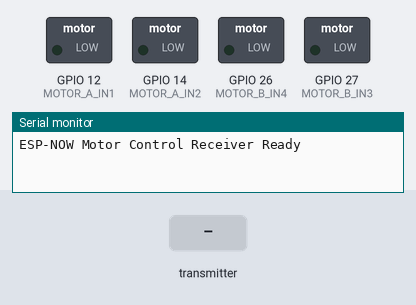
This sketch was run on a simulated ESP32. Shown: switched loads named in the sketch (green lamp = pin HIGH), the last lines printed to the serial monitor. Inputs (shaded band) come from the test bench.

Above: at 1.2 s.
1.3 s: the transmitter starts sending valueX = 1024
At 1.7 s:
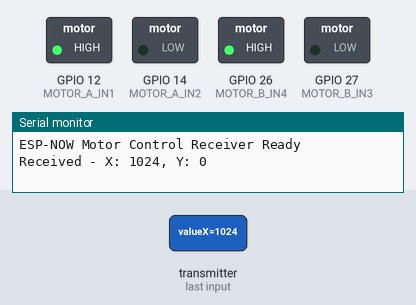
2.8 s: the transmitter starts sending valueY = 1024
At 4.0 s:
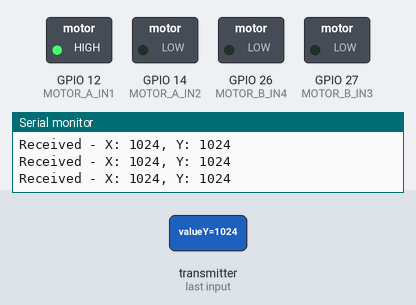
4.3 s: the transmitter starts sending valueX = 0
At 5.4 s:
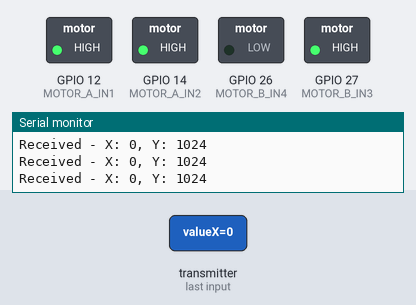
5.8 s: the transmitter starts sending valueX = 2048
At 6.4 s:
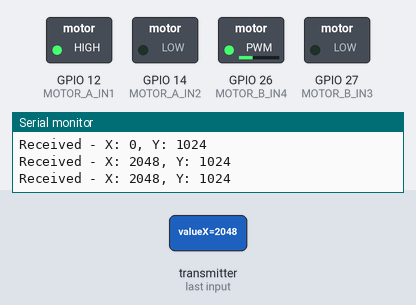
7.3 s: the transmitter starts sending valueY = 0
At 7.6 s:
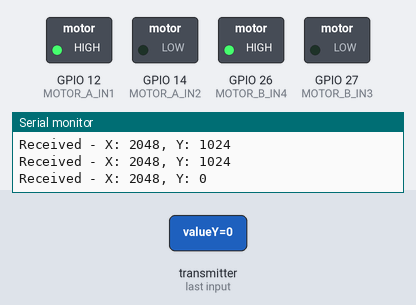
8.8 s: the transmitter starts sending valueY = 4095
At 10.1 s:
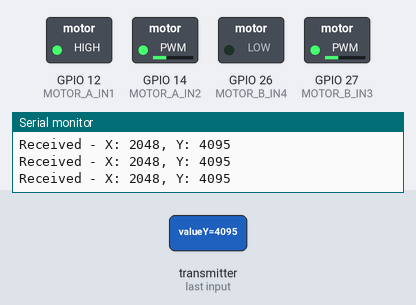
Timing chart, 0 to 11.3 s (numbered marks = the images above; inputs shaded):
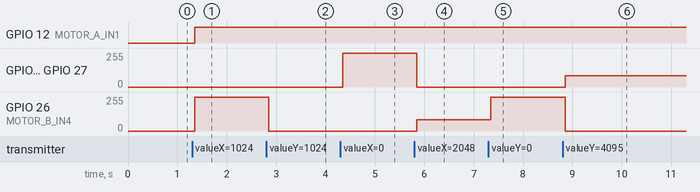

The sketch:

joystickslavenowtesting.ino
```cpp
#include <esp_now.h>
#include <WiFi.h>

// Struct to match transmitter's data structure
typedef struct {
  int valueX;
  int valueY;
} struct_message;

// Motor A connections
#define MOTOR_A_IN1 12
#define MOTOR_A_IN2 14
#define MOTOR_A_PWM_CHANNEL 0

// Motor B connections
#define MOTOR_B_IN3 27
#define MOTOR_B_IN4 26
#define MOTOR_B_PWM_CHANNEL 1

// PWM properties
#define PWM_FREQ 5000
#define PWM_RESOLUTION 8

// Joystick data receiver
struct_message receivedData;

// Function prototypes
void setupMotors();
void setMotorSpeed(int channel, int pin1, int pin2, int speed);
void processJoystickData(struct_message* data);

// ESP-NOW receive callback
void OnDataRecv(const uint8_t *mac, const uint8_t *incomingData, int len) {
  memcpy(&receivedData, incomingData, sizeof(receivedData));

  // Debug print
  Serial.printf("Received - X: %d, Y: %d\n", receivedData.valueX, receivedData.valueY);

  // Process joystick data
  processJoystickData(&receivedData);
}

void setupMotors() {
  // Configure PWM for motor control
  ledcSetup(MOTOR_A_PWM_CHANNEL, PWM_FREQ, PWM_RESOLUTION);
  ledcSetup(MOTOR_B_PWM_CHANNEL, PWM_FREQ, PWM_RESOLUTION);

  // Attach PWM channels to pins
  ledcAttachPin(MOTOR_A_IN1, MOTOR_A_PWM_CHANNEL);
  ledcAttachPin(MOTOR_A_IN2, MOTOR_A_PWM_CHANNEL + 1);
  ledcAttachPin(MOTOR_B_IN3, MOTOR_B_PWM_CHANNEL);
  ledcAttachPin(MOTOR_B_IN4, MOTOR_B_PWM_CHANNEL + 1);
}

void setMotorSpeed(int channel, int pin1, int pin2, int speed) {
  // Ensure speed is within -255 to 255 range
  speed = constrain(speed, -255, 255);

  if (speed > 0) {
    // Forward
    ledcWrite(channel, speed);
    ledcWrite(channel + 1, 0);
  } else if (speed < 0) {
    // Backward
    ledcWrite(channel, 0);
    ledcWrite(channel + 1, -speed);
  } else {
    // Stop
    ledcWrite(channel, 0);
    ledcWrite(channel + 1, 0);
  }
}

void processJoystickData(struct_message* data) {
  // Deadzone to prevent tiny movements
  const int DEADZONE = 10;

  // Extract X and Y values
  int x = data->valueX;
  int y = data->valueY;

  // Apply deadzone
  x = abs(x) > DEADZONE ? x : 0;
  y = abs(y) > DEADZONE ? y : 0;

  // Mixing algorithm for tank-style differential drive
  int leftMotorSpeed = y + x;
  int rightMotorSpeed = y - x;

  // Normalize speeds to prevent overflow
  int maxSpeed = max(abs(leftMotorSpeed), abs(rightMotorSpeed));
  if (maxSpeed > 255) {
    leftMotorSpeed = map(leftMotorSpeed, -maxSpeed, maxSpeed, -255, 255);
    rightMotorSpeed = map(rightMotorSpeed, -maxSpeed, maxSpeed, -255, 255);
  }

  // Set motor speeds
  setMotorSpeed(MOTOR_A_PWM_CHANNEL, MOTOR_A_IN1, MOTOR_A_IN2, leftMotorSpeed);
  setMotorSpeed(MOTOR_B_PWM_CHANNEL, MOTOR_B_IN3, MOTOR_B_IN4, rightMotorSpeed);
}

void setup() {
  // Initialize serial communication
  Serial.begin(115200);

  // Setup motor control
  setupMotors();

  // Set WiFi to station mode
  WiFi.mode(WIFI_STA);
  WiFi.disconnect();

  // Initialize ESP-NOW
  if (esp_now_init() != ESP_OK) {
    Serial.println("ESP-NOW initialization failed");
    while (1) {
      delay(1000);
    }
  }

  // Register receive callback
  esp_now_register_recv_cb(OnDataRecv);

  Serial.println("ESP-NOW Motor Control Receiver Ready");
}

void loop() {
  // Nothing needed here - everything is interrupt-driven
  delay(10);  // Small delay to prevent watchdog timer issues
}
```

Measured:
- after the input at 1.3 s, GPIO 12 (MOTOR_A_IN1): LOW → HIGH after 0.05 s; GPIO 26 (MOTOR_B_IN4): 0/255 → 255/255 after 0.05 s
- after the input at 2.8 s, GPIO 26 (MOTOR_B_IN4): 255/255 → 0/255 after 0.05 s
- after the input at 4.3 s, GPIO 14 (MOTOR_A_IN2), GPIO 27 (MOTOR_B_IN3): 0/255 → 255/255 after 0.05 s
- after the input at 5.8 s, GPIO 14 (MOTOR_A_IN2), GPIO 27 (MOTOR_B_IN3): 255/255 → 0/255 after 0.05 s; GPIO 26 (MOTOR_B_IN4): 0/255 → 85/255 after 0.05 s
- after the input at 7.3 s, GPIO 26 (MOTOR_B_IN4): 85/255 → 255/255 after 0.05 s
- after the input at 8.8 s, GPIO 14 (MOTOR_A_IN2), GPIO 27 (MOTOR_B_IN3): 0/255 → 84/255 after 0.05 s; GPIO 26 (MOTOR_B_IN4): 255/255 → 0/255 after 0.05 s
